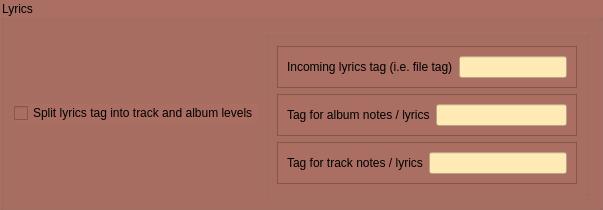
            <widget class="QGroupBox" name="groupBox_31">
             <property name="whatsThis">
              <string>&lt;html&gt;&lt;head/&gt;&lt;body&gt;&lt;p&gt;&lt;span style=&quot; font-weight:600;&quot;&gt;Please note that this section operates on the underlying input file tags, not the Picard-generated tags (MusicBrainz does not have lyrics)&lt;/span&gt;&lt;/p&gt;&lt;p&gt;  Sometimes &amp;quot;lyrics&amp;quot; tags can contain album notes (repeated for every track in an album) as well as track notes and lyrics. This section will filter out the common text and place it in a different tag from the text which is unique to each track.&lt;/p&gt;&lt;/body&gt;&lt;/html&gt;</string>
             </property>
             <property name="styleSheet">
              <string notr="true">background-color: rgb(170, 110, 98);</string>
             </property>
             <property name="title">
              <string>Lyrics</string>
             </property>
             <layout class="QHBoxLayout" name="horizontalLayout_25">
              <item>
               <widget class="QCheckBox" name="cea_split_lyrics">
                <property name="toolTip">
                 <string>&lt;html&gt;&lt;head/&gt;&lt;body&gt;&lt;p&gt;enables this section&lt;/p&gt;&lt;/body&gt;&lt;/html&gt;</string>
                </property>
                <property name="text">
                 <string>Split lyrics tag into track and album levels</string>
                </property>
               </widget>
              </item>
              <item>
               <widget class="QGroupBox" name="groupBox_32">
                <property name="toolTip">
                 <string>&lt;html&gt;&lt;head/&gt;&lt;body&gt;&lt;p&gt;Enter a valid tag name (no spaces, punctuation or special charcaters other than underline; use lower case)&lt;/p&gt;&lt;/body&gt;&lt;/html&gt;</string>
                </property>
                <property name="title">
                 <string/>
                </property>
                <layout class="QVBoxLayout" name="verticalLayout_30">
                 <item>
                  <widget class="QFrame" name="frame_13">
                   <property name="frameShape">
                    <enum>QFrame::StyledPanel</enum>
                   </property>
                   <property name="frameShadow">
                    <enum>QFrame::Raised</enum>
                   </property>
                   <layout class="QHBoxLayout" name="horizontalLayout_26">
                    <item>
                     <widget class="QLabel" name="label_50">
                      <property name="toolTip">
                       <string>&lt;html&gt;&lt;head/&gt;&lt;body&gt;&lt;p&gt;The name of the lyrics file tag in the input file (normally just 'lyrics')&lt;/p&gt;&lt;/body&gt;&lt;/html&gt;</string>
                      </property>
                      <property name="text">
                       <string>Incoming lyrics tag (i.e. file tag)</string>
                      </property>
                     </widget>
                    </item>
                    <item>
                     <widget class="QLineEdit" name="cea_lyrics_tag">
                      <property name="styleSheet">
                       <string notr="true">background-color: rgb(255, 233, 181);</string>
                      </property>
                     </widget>
                    </item>
                   </layout>
                  </widget>
                 </item>
                 <item>
                  <widget class="QFrame" name="frame_14">
                   <property name="frameShape">
                    <enum>QFrame::StyledPanel</enum>
                   </property>
                   <property name="frameShadow">
                    <enum>QFrame::Raised</enum>
                   </property>
                   <layout class="QHBoxLayout" name="horizontalLayout_27">
                    <item>
                     <widget class="QLabel" name="label_51">
                      <property name="toolTip">
                       <string>&lt;html&gt;&lt;head/&gt;&lt;body&gt;&lt;p&gt;The name of the tag where common text should be placed&lt;/p&gt;&lt;/body&gt;&lt;/html&gt;</string>
                      </property>
                      <property name="text">
                       <string>Tag for album notes / lyrics</string>
                      </property>
                     </widget>
                    </item>
                    <item>
                     <widget class="QLineEdit" name="cea_album_lyrics">
                      <property name="styleSheet">
                       <string notr="true">background-color: rgb(255, 233, 181);</string>
                      </property>
                     </widget>
                    </item>
                   </layout>
                  </widget>
                 </item>
                 <item>
                  <widget class="QFrame" name="frame_15">
                   <property name="frameShape">
                    <enum>QFrame::StyledPanel</enum>
                   </property>
                   <property name="frameShadow">
                    <enum>QFrame::Raised</enum>
                   </property>
                   <layout class="QHBoxLayout" name="horizontalLayout_28">
                    <item>
                     <widget class="QLabel" name="label_52">
                      <property name="toolTip">
                       <string>&lt;html&gt;&lt;head/&gt;&lt;body&gt;&lt;p&gt;The name of the tag where notes/lyrics unique to a track should be placed&lt;/p&gt;&lt;/body&gt;&lt;/html&gt;</string>
                      </property>
                      <property name="text">
                       <string>Tag for track notes / lyrics</string>
                      </property>
                     </widget>
                    </item>
                    <item>
                     <widget class="QLineEdit" name="cea_track_lyrics">
                      <property name="styleSheet">
                       <string notr="true">background-color: rgb(255, 233, 181);</string>
                      </property>
                     </widget>
                    </item>
                   </layout>
                  </widget>
                 </item>
                </layout>
               </widget>
              </item>
             </layout>
            </widget>
